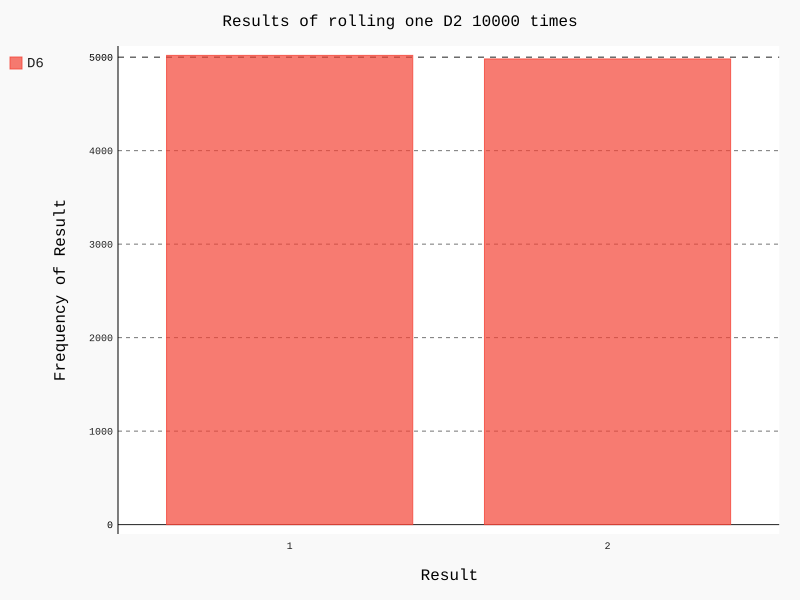

Write Python code to recreate this figure.
from die import Die
import pygal

num_sides = 2
num_rolls = 10000



die = Die(num_sides)


results = []
frequencies = []


for roll_num in range(num_rolls):
	result = die.roll()
	results.append(result)
#print(results)


for value in range(1, die.num_sides +1):
	frequency = results.count(value)
	frequencies.append(frequency)

#print(frequencies)

#list1 = ['car','boat', 'car', 'dog','car']
#print(list1.count('car'))
#print(list(range(3)))
#print(list(range(1,3)))

hist = pygal.Bar()


hist.title = "Results of rolling one D%i %i times" %(num_sides, num_rolls)
#hist.x_labels = ['1','2','3','4','5', '6']
hist.x_labels = [str(n+1) for n in range(num_sides )]
hist.x_title = "Result"
hist.y_title = "Frequency of Result"

hist.add('D6', frequencies)
hist.render_to_file('die_visual.svg')


xlabel_list = list( range(1, die.num_sides +1) )
#print(xlabel_list[1])
#print(xlabel_list)


'''
somelist1  = [str(2) for n in range(3)]
somelist2  = ["2" for n in range(3)]

##Clearly both of these are superior in clarity than somelist3.
## str() runs into less probles than " "


somelist3 = []
for n in range(3):
	somelist3.append("2")

somelist4 = [str(n  + 1)  for n in range(num_sides )]



print(somelist1)
print(somelist2)
print(somelist3)
print(somelist4)
 '''
